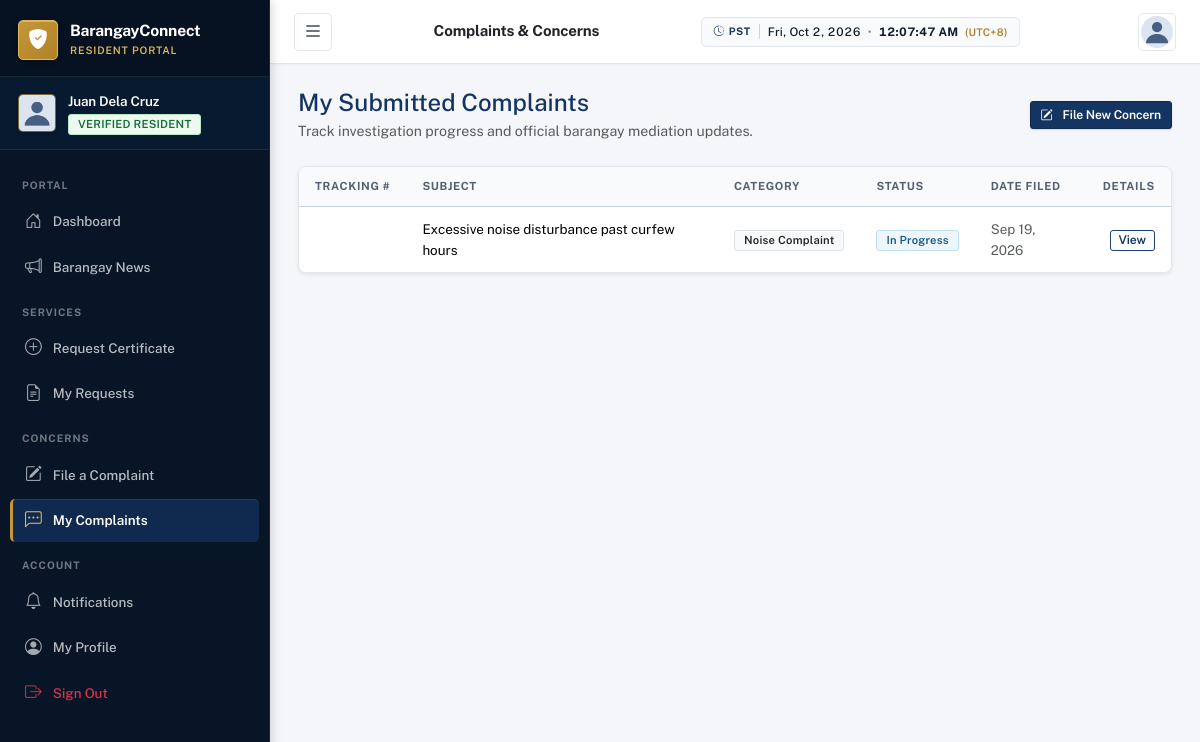
The app's page /complaints/ (signed in) with its own data.
### accounts/models.py (models this page shows, shortened)
class CustomUser(AbstractUser):
    ROLE_CHOICES = [
        ('admin', 'Administrator'),
        ('resident', 'Resident'),
    ]
    GENDER_CHOICES = [
        ('male', 'Male'),
        ('female', 'Female'),
        ('other', 'Other'),
    ]
    CIVIL_STATUS_CHOICES = [
        ('single', 'Single'),
        ('married', 'Married'),
        ('widowed', 'Widowed'),
        ('separated', 'Separated'),
        ('divorced', 'Divorced'),
    ]
    ACCOUNT_STATUS_CHOICES = [
        ('pending', 'Pending'),
        ('active', 'Active'),
        ('inactive', 'Inactive'),
        ('rejected', 'Rejected'),
    ]
    role = models.CharField(max_length=10, choices=ROLE_CHOICES, default='resident')
    account_status = models.CharField(max_length=10, choices=ACCOUNT_STATUS_CHOICES, default='pending')
    profile_picture = models.ImageField(upload_to='profile_pictures/', null=True, blank=True)
    phone = models.CharField(max_length=20, blank=True)
    date_of_birth = models.DateField(null=True, blank=True)
    gender = models.CharField(max_length=10, choices=GENDER_CHOICES, blank=True)
    civil_status = models.CharField(max_length=15, choices=CIVIL_STATUS_CHOICES, blank=True)
    address = models.TextField(blank=True)
    barangay = models.CharField(max_length=100, blank=True, default='Barangay San Jose')
    valid_id = models.FileField(upload_to='valid_ids/', null=True, blank=True)
    created_at = models.DateTimeField(auto_now_add=True)
    updated_at = models.DateTimeField(auto_now=True)
    @property
    def profile_picture_url(self):
        if self.profile_picture:
            return self.profile_picture.url
        return '/static/images/default_avatar.png'

### complaints/models.py (models this page shows, shortened)
class Complaint(models.Model):
    CATEGORY_CHOICES = [
        ('noise', 'Noise Complaint'),
        ('garbage', 'Garbage / Sanitation'),
        ('road', 'Road / Infrastructure'),
        ('neighbor', 'Neighbor Dispute'),
        ('safety', 'Public Safety'),
        ('flooding', 'Flooding / Drainage'),
        ('illegal', 'Illegal Activities'),
        ('other', 'Other'),
    ]
    STATUS_CHOICES = [
        ('submitted', 'Submitted'),
        ('under_review', 'Under Review'),
        ('in_progress', 'In Progress'),
        ('resolved', 'Resolved'),
        ('closed', 'Closed'),
        ('rejected', 'Rejected'),
    ]
    CONTACT_CHOICES = [
        ('phone', 'Phone Call'),
        ('email', 'Email'),
        ('personal', 'Personal Visit'),
        ('none', 'No Preference'),
    ]
    resident = models.ForeignKey(settings.AUTH_USER_MODEL, on_delete=models.CASCADE, related_name='complaints')
    subject = models.CharField(max_length=255)
    description = models.TextField()
    category = models.CharField(max_length=20, choices=CATEGORY_CHOICES)
    location = models.CharField(max_length=255, blank=True)
    incident_date = models.DateField(null=True, blank=True)
    supporting_document = models.FileField(upload_to='complaint_docs/', null=True, blank=True)
    contact_preference = models.CharField(max_length=10, choices=CONTACT_CHOICES, default='none')
    status = models.CharField(max_length=15, choices=STATUS_CHOICES, default='submitted')
    admin_response = models.TextField(blank=True, help_text='Admin response to complainant')
    resolution = models.TextField(blank=True, help_text='Resolution details')
    resolved_by = models.ForeignKey(
        settings.AUTH_USER_MODEL, on_delete=models.SET_NULL, null=True, blank=True, related_name='resolved_complaints'
    )
    created_at = models.DateTimeField(auto_now_add=True)
    updated_at = models.DateTimeField(auto_now=True)
    class Meta:
        ordering = ['-created_at']

### complaints/views.py (the view)
# urls.py: path('', views.resident_complaint_list, name='resident_list'),
@login_required
def resident_complaint_list(request):
    complaints = Complaint.objects.filter(resident=request.user).order_by('-created_at')
    return render(request, 'complaints/resident/list.html', {'complaints': complaints})

### notifications/context_processors.py (called while the page is built)
def notifications_processor(request):
    if request.user.is_authenticated:
        unread_count = Notification.objects.filter(recipient=request.user, is_read=False).count()
        recent_notifications = Notification.objects.filter(recipient=request.user).order_by('-created_at')[:5]
        return {
            'unread_notifications_count': unread_count,
            'recent_notifications': recent_notifications,
        }
    return {'unread_notifications_count': 0, 'recent_notifications': []}

### templates/complaints/resident/list.html (shortened to what this page needs)
<!DOCTYPE html>
<html lang="en">
<head>
    {% load static %}
    <link href="https://cdn.jsdelivr.net/npm/bootstrap@5.3.2/dist/css/bootstrap.min.css" rel="stylesheet">
    <link href="https://cdn.jsdelivr.net/npm/bootstrap-icons@1.11.3/font/bootstrap-icons.min.css" rel="stylesheet">
    <link href="{% static 'css/style.css' %}" rel="stylesheet">
</head>
<body>
    <div class="toast-container position-fixed top-0 end-0 p-3" style="z-index: 1100;">
    </div>
    <nav id="sidebar" class="sidebar">
        <div class="sidebar-header">
            <div class="brand-logo">
                <div class="logo-icon"><i class="bi bi-shield-fill-check"></i></div>
                <div class="brand-text">
                    <span class="brand-name">BarangayConnect</span>
                    <span class="brand-sub">Resident Portal</span>
                </div>
            </div>
        </div>
        <div class="sidebar-user">
            <img src="{{ user.profile_picture_url }}" alt="Profile" class="sidebar-avatar">
            <div class="sidebar-user-info">
                <span class="sidebar-user-name">{{ user.get_full_name|default:user.username }}</span>
                <span class="sidebar-user-role badge badge-resident">Verified Resident</span>
            </div>
        </div>
        <div class="sidebar-nav">
            <div class="nav-section-label">Portal</div>
            <a href="{% url 'dashboard:resident_dashboard' %}" class="nav-link"><i class="bi bi-house-door"></i><span>Dashboard</span></a>
            <a href="{% url 'announcements:list' %}" class="nav-link"><i class="bi bi-megaphone"></i><span>Barangay News</span></a>
            <div class="nav-section-label">Services</div>
            <a href="{% url 'certificates:resident_create' %}" class="nav-link"><i class="bi bi-plus-circle"></i><span>Request Certificate</span></a>
            <a href="{% url 'certificates:resident_list' %}" class="nav-link"><i class="bi bi-file-earmark-text"></i><span>My Requests</span></a>
            <div class="nav-section-label">Concerns</div>
            <a href="{% url 'complaints:resident_create' %}" class="nav-link"><i class="bi bi-pencil-square"></i><span>File a Complaint</span></a>
            <a href="{% url 'complaints:resident_list' %}" class="nav-link active"><i class="bi bi-chat-left-dots"></i><span>My Complaints</span></a>
            <div class="nav-section-label">Account</div>
            <a href="{% url 'notifications:list' %}" class="nav-link"><i class="bi bi-bell"></i><span>Notifications</span></a>
            <a href="{% url 'accounts:profile' %}" class="nav-link"><i class="bi bi-person-circle"></i><span>My Profile</span></a>
            <a href="{% url 'accounts:logout' %}" class="nav-link text-danger"><i class="bi bi-box-arrow-right"></i><span>Sign Out</span></a>
        </div>
    </nav>
    <header class="topbar">
        <button class="btn btn-icon sidebar-toggle" id="sidebarToggle"><i class="bi bi-list fs-5"></i></button>
        <div class="topbar-title"><h6 class="mb-0 fw-600 text-dark">Complaints & Concerns</h6></div>
        <div class="topbar-actions">
            <div class="dropdown">
                <button class="btn btn-icon" data-bs-toggle="dropdown"><img src="{{ user.profile_picture_url }}" class="rounded-circle" style="width: 32px; height: 32px; object-fit: cover;"></button>
            </div>
        </div>
    </header>
    <main class="main-content">
        <div class="d-flex justify-content-between align-items-center mb-4">
            <div>
                <h4 class="fw-700 mb-1" style="color: var(--primary);">My Submitted Complaints</h4>
                <p class="text-muted fs-sm mb-0">Track investigation progress and official barangay mediation updates.</p>
            </div>
            <div>
                <a href="{% url 'complaints:resident_create' %}" class="btn btn-primary btn-sm">
                    <i class="bi bi-pencil-square me-1"></i>File New Concern
                </a>
            </div>
        </div>
        <div class="card border-0 shadow-sm rounded-3 overflow-hidden">
            <div class="table-responsive">
                <table class="table table-hover align-middle mb-0">
                    <thead class="table-light fs-xs text-muted text-uppercase">
                        <tr>
                            <th>Tracking #</th>
                            <th>Subject</th>
                            <th>Category</th>
                            <th>Status</th>
                            <th>Date Filed</th>
                            <th class="text-end">Details</th>
                        </tr>
                    </thead>
                    <tbody class="fs-sm">
                        {% for c in complaints %}
                        <tr>
                            <td class="fw-600 text-primary">{{ c.tracking_number }}</td>
                            <td class="fw-500">{{ c.subject }}</td>
                            <td>
                                <span class="badge bg-light text-dark border fs-xs">{{ c.get_category_display }}</span>
                            </td>
                            <td>
                                <span class="badge bg-{% if c.status == 'submitted' %}warning text-dark{% elif c.status == 'in_progress' %}info text-dark{% elif c.status == 'resolved' %}success{% else %}secondary{% endif %}">
                                    {{ c.get_status_display }}
                                </span>
                            </td>
                            <td class="text-muted fs-xs">{{ c.created_at|date:"M d, Y" }}</td>
                            <td class="text-end">
                                <a href="{% url 'complaints:resident_detail' c.pk %}" class="btn btn-sm btn-outline-primary py-0 px-2 fs-xs">
                                    View
                                </a>
                            </td>
                        </tr>
                        {% endfor %}
                    </tbody>
                </table>
            </div>
        </div>
    </main>
</body>
</html>

### records on screen
CustomUser: get_full_name "Juan Dela Cruz"
Complaint: subject "Excessive noise disturbance past curfew hours", category "Noise Complaint", status "In Progress", created_at "Sep 19, 2026"
